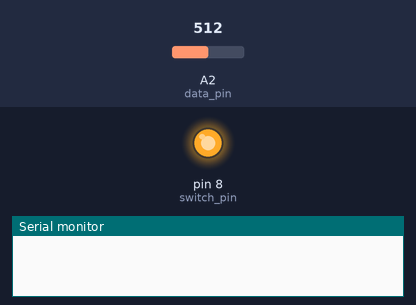
This sketch was run on a simulated Arduino Uno, built with avr-gcc and run on an emulated ATmega328P. Parts: output pins drawn as LEDs (lit = HIGH), the last lines printed to the serial monitor. Inputs (shaded band) come from the test bench; at power-on: A2 (data_pin) = 512.

Above: at 0.18 s.
At 5.1 s:
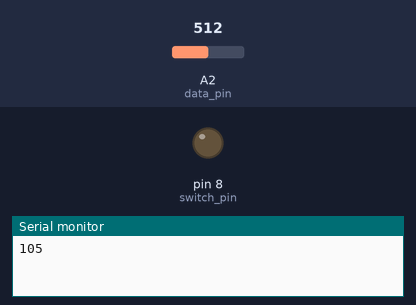
Timing chart, 0 to 7.6 s (numbered marks = the images above):
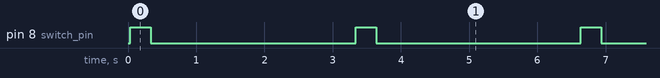

Measured:
- by itself, pin 8 (switch_pin): alternates HIGH for 0.30 s and LOW for 3.0 s

The sketch:

custom_protocol.ino
```cpp
//pins
const byte switch_pin = 8;
const byte data_pin = A2;

//constants
const unsigned short hold = 300;
const unsigned short cooldown = 3000;
const unsigned int cycle_wait = 68;//~3 checks per millis
const byte samples = 110;
const unsigned short minimum_strength = 300;
const byte range = 25;
const byte minimum_acceptable = 100;

unsigned short value = 0;

byte index = 0;
unsigned short data[samples];

unsigned int total = 0;
unsigned short average = 0;
byte accepted = 0;

long t = millis();
int count = 0;

void setup() {
  pinMode(switch_pin, OUTPUT);
  pinMode(data_pin, INPUT);

  Serial.begin(115200);

  for (int i = 0; i < samples;i++) {
    data[i] = 0;
  }
}

void loop() {
  value = analogRead(data_pin);
  if (value <= 5) {
    value = 0;
  }
  data[index] = value;
  index++;
  if (index >= samples) {
    index = 0;
  }
  total = 0;
  for (int i = 0; i < samples; i++) {
    total += data[i];
  }
  average = (int)((double)total/(double)samples);
  if (average > minimum_strength) {
    accepted = 0;
    for (int i = 0; i < samples; i++) {
      if (data[i] > average-range && data[i] < average+range) {
        accepted++;
      }
    }
    if (accepted > minimum_acceptable) {
      digitalWrite(switch_pin, HIGH);
      delay(hold);
      digitalWrite(switch_pin, LOW);
      delay(cooldown);
    }
  }
  delayMicroseconds(cycle_wait);
  count++;
  if (millis() - t > 1000) {
    Serial.println(count);
    t = millis();
    count = 0;
  }
}
```
